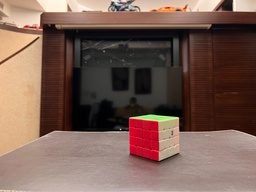
#> input picture final/image/2image/tv_left.jpg, 256 x 192 px, shrunk from 4032 x 3024 before the run, found by its file name
$ python orb.py
#> lines starting #> are read from the running program, lines starting #| are printed output that depends on the picture
import numpy as np
import cv2
import matplotlib.pyplot as plt
from tqdm import tqdm
from numba import njit

@njit
def compute_disparity_map(imgL, imgR, max_disparity=64, block_size=5):
    (h, w,_) = imgL.shape
    disparity_map = np.zeros((h, w), dtype=np.float32)
    half_block = block_size // 2

    for y in range(half_block, h - half_block):
        for x in range(half_block + max_disparity, w - half_block):
            best_offset = 0
            min_sad = float('inf')
            block_left = imgL[y - half_block:y + half_block + 1, x - half_block:x + half_block + 1]

            for d in range(max_disparity):
                x_right = x - d
                if x_right - half_block < 0:
                    continue

                block_right = imgR[y - half_block:y + half_block + 1, x_right - half_block:x_right + half_block + 1]
                sad = np.sum(np.abs(block_left - block_right))

                if sad < min_sad:
                    min_sad = sad
                    best_offset = d

            disparity_map[y, x] = best_offset

    return disparity_map

if __name__ == "__main__":
    # 載入灰階圖像（PNG 或 JPG）
    path = "./final/image/tv"
    imgL = cv2.imread(f"{path}_left.jpg")
#> imgL is the input picture: shape (192, 256, 3); mean B, G, R 83.9, 94.5, 121.3
    imgR = cv2.imread(f"{path}_right.jpg")
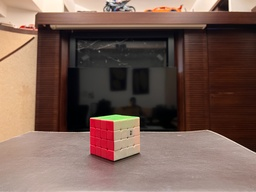
#> input picture final/image/2image/tv_right.jpg, 256 x 192 px, shrunk from 4032 x 3024 before the run, found by its file name
#> imgR is the input picture: shape (192, 256, 3); mean B, G, R 84.1, 94.1, 120

    # 確保圖像為 0-255
    imgL = (imgL * 255).astype(np.uint8) if imgL.max() <= 1.0 else imgL.astype(np.uint8)
    imgR = (imgR * 255).astype(np.uint8) if imgR.max() <= 1.0 else imgR.astype(np.uint8)

    # 計算視差圖
    print(imgL.shape, imgR.shape)
#| (192, 256, 3) (192, 256, 3)
    disparity = compute_disparity_map(imgL, imgR, max_disparity=64, block_size=5)
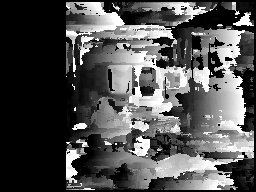
#> disparity: shape (192, 256) float32; min 0, max 63, mean 20; drawn with min black and max white

    # 視覺化結果
    plt.imshow(disparity, cmap='plasma')
    plt.colorbar()
    plt.title("Handmade Disparity Map")
    plt.show()
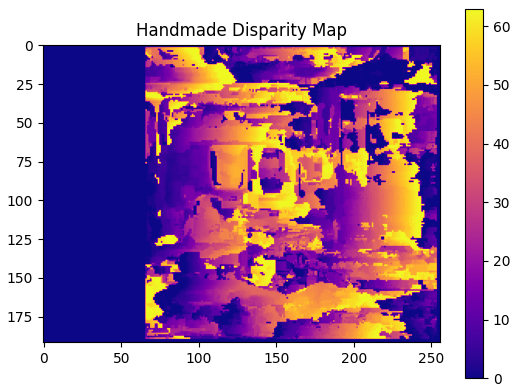
#> figure drawn by matplotlib, 2 panels
